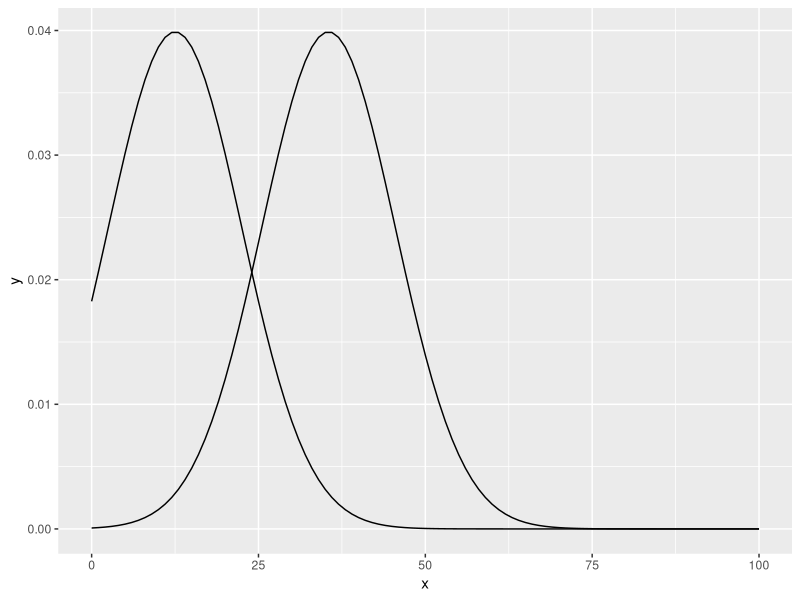

Generate this figure with R:
library(ggplot2)

p <- ggplot(data.frame(x = c(0, 100)), aes(x)) + stat_function(fun = dnorm, args = list(mean = 12.5, sd = 10))+stat_function(fun = dnorm, args = list(mean = 35.5, sd = 10))

ggsave(p, file = "twonormals.pdf", width = 8, height = 5)
